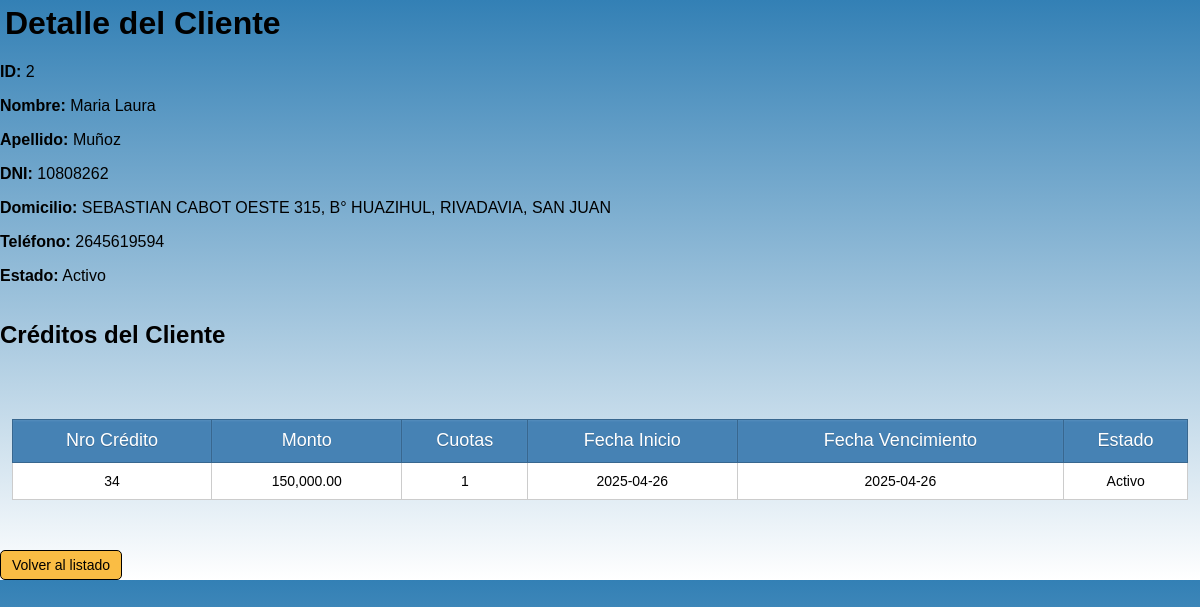
Before: /src/modules/clientes/detalle_cliente.php?id_cliente=2 with the older database file.
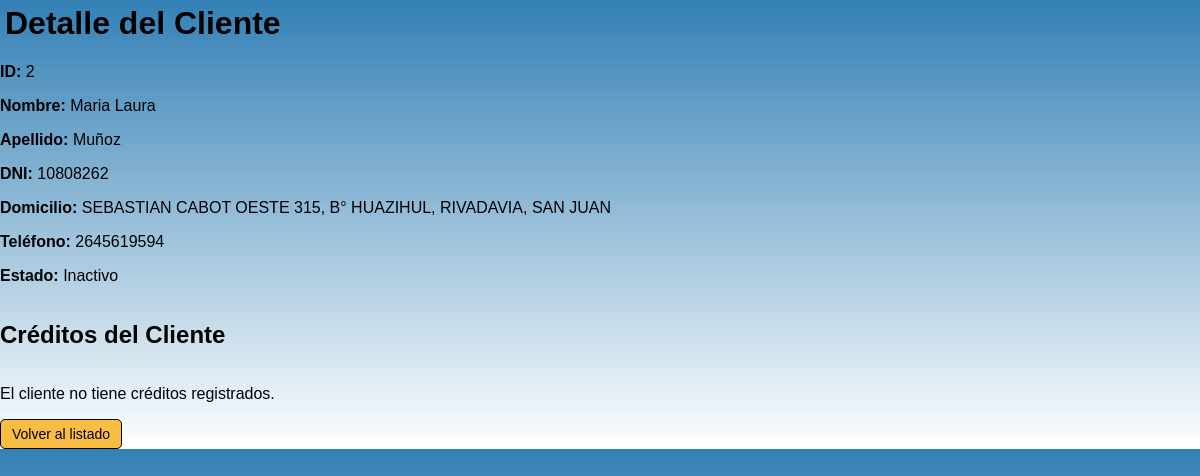
After: the same page with the newer database file.
### tables this page shows
CREATE TABLE `clientes` (
  `id_cliente` int(10) UNSIGNED NOT NULL,
  `nombre` text NOT NULL,
  `apellido` text NOT NULL,
  `dni` varchar(20) NOT NULL,
  `domicilio` varchar(100) NOT NULL,
  `telefono` varchar(20) NOT NULL,
  `estado` enum('Activo','Deudor','Inactivo') NOT NULL
);

CREATE TABLE `creditos` (
  `id` int(10) UNSIGNED NOT NULL,
  `cliente_id` int(10) UNSIGNED NOT NULL,
  `monto` decimal(10,2) NOT NULL,
  `monto_total` decimal(10,2) NOT NULL,
  `monto_cuota` decimal(10,2) NOT NULL,
  `cuotas` int(10) NOT NULL,
  `fecha_inicio` date NOT NULL,
  `fecha_vencimiento` date NOT NULL,
  `estado` enum('Activo','Vencido','Pagado') NOT NULL,
  `frecuencia` enum('mensual','quincenal','semanal') NOT NULL
);

### src/modules/clientes/detalle_cliente.php (the view, shortened to what this page needs)
<?php
require_once '../../config/database.php';
$cliente_id = intval($_GET['id_cliente']);
$query_cliente = "SELECT id_cliente, nombre, apellido, dni, domicilio, telefono, estado
                  FROM clientes
                  WHERE id_cliente = ?";
$stmt_cliente = $conn->prepare($query_cliente);
$stmt_cliente->bind_param("i", $cliente_id);
if (!$stmt_cliente->execute()) {
    error_log("Error al ejecutar consulta del cliente: " . $stmt_cliente->error);
    die("Error al cargar los datos del cliente.");
}
$result_cliente = $stmt_cliente->get_result();
$cliente = $result_cliente->fetch_assoc();
$creditos_result = null;
$query_creditos = "SELECT id, monto, cuotas, fecha_inicio, fecha_vencimiento, estado
                   FROM creditos
                   WHERE cliente_id = ?";
$stmt_creditos = $conn->prepare($query_creditos);
if (!$stmt_creditos) {
    error_log("Error al preparar consulta de créditos: " . $conn->error);
} else {
    $stmt_creditos->bind_param("i", $cliente_id);
    if (!$stmt_creditos->execute()) {
        error_log("Error al ejecutar consulta de créditos: " . $stmt_creditos->error);
    } else {
        $creditos_result = $stmt_creditos->get_result();
    }
}
?>
<!DOCTYPE html>
<html lang="es">
<head>
    <link rel="stylesheet" href="../../../style/style.css">
</head>
<body>
    <h1>Detalle del Cliente</h1>
    <div class="detalle-cliente">
        <p><strong>ID:</strong> <?= htmlspecialchars($cliente['id_cliente']) ?></p>
        <p><strong>Nombre:</strong> <?= htmlspecialchars($cliente['nombre']) ?></p>
        <p><strong>Apellido:</strong> <?= htmlspecialchars($cliente['apellido']) ?></p>
        <p><strong>DNI:</strong> <?= htmlspecialchars($cliente['dni']) ?></p>
        <p><strong>Domicilio:</strong> <?= htmlspecialchars($cliente['domicilio']) ?></p>
        <p><strong>Teléfono:</strong> <?= htmlspecialchars($cliente['telefono']) ?></p>
        <p><strong>Estado:</strong> <?= htmlspecialchars($cliente['estado']) ?></p>
    </div>
    <h2>Créditos del Cliente</h2>
    <?php if ($creditos_result && $creditos_result->num_rows > 0): ?>
        <table class="tabla-creditos">
            <thead>
                <tr>
                    <th>Nro Crédito</th>
                    <th>Monto</th>
                    <th>Cuotas</th>
                    <th>Fecha Inicio</th>
                    <th>Fecha Vencimiento</th>
                    <th>Estado</th>
                </tr>
            </thead>
            <tbody>
                <?php while ($credito = $creditos_result->fetch_assoc()): ?>
                    <tr>
                        <td><?= $credito['id'] ?></td>
                        <td><?= number_format($credito['monto'], 2) ?></td>
                        <td><?= $credito['cuotas'] ?></td>
                        <td><?= $credito['fecha_inicio'] ?></td>
                        <td><?= $credito['fecha_vencimiento'] ?></td>
                        <td class="estado-<?= strtolower($credito['estado']) ?>">
                            <?= $credito['estado'] ?>
                        </td>
                    </tr>
                <?php endwhile; ?>
            </tbody>
        </table>
    <?php else: ?>
        <p class="sin-creditos">El cliente no tiene créditos registrados.</p>
    <?php endif; ?>
    <a href="index_clientes.php" class="btn-volver">Volver al listado</a>
</body>
</html>

### style/style.css (style rules this page uses)
body { background: linear-gradient(to bottom, #3380B5, white); font-family: sans-serif; margin: 0; padding: 0; height: 100%; width: 100%; display: flex; flex-direction: column; }
a, input[type="submit"], button { font-size: 14px; text-align: center; width: 100px; display: inline-block; background-color: #FABD44; padding: 6px 10px; border-radius: 5px; text-decoration: none; color: black; border: 1px solid black; cursor: pointer; }
h1 { font-family: sans-serif; margin: 5px; }
table { text-align: center; width: 98%; border-collapse: collapse; border: 1px solid black; margin: 50px auto; background: white; }
th { background: steelblue; height: 40px; font-weight: lighter; text-shadow: 0 1px 0 #38678f; color: white; border: 1px solid #38678f; box-shadow: inset 0px 1px 2px #568ebd; transition: all 0.2s; font-size: 18px; }
tr { border-bottom: 1px solid #cccccc; width: 100%; }
td { border: 1px solid #cccccc; padding: 10px; transition: all 0.2s; font-size: 14px; }

Changed rows visible on the page:
removed creditos: id "34", monto "150,000.00", cuotas "1", fecha_inicio "2025-04-26", fecha_vencimiento "2025-04-26", estado "Activo"
changed clientes "Maria Laura": estado "Activo" → "Inactivo"
Other visible differences:
text no longer shown: "Nro Crédito Monto Cuotas Fecha Inicio Fecha Vencimiento Estado"
text now shown: "El cliente no tiene créditos registrados."
